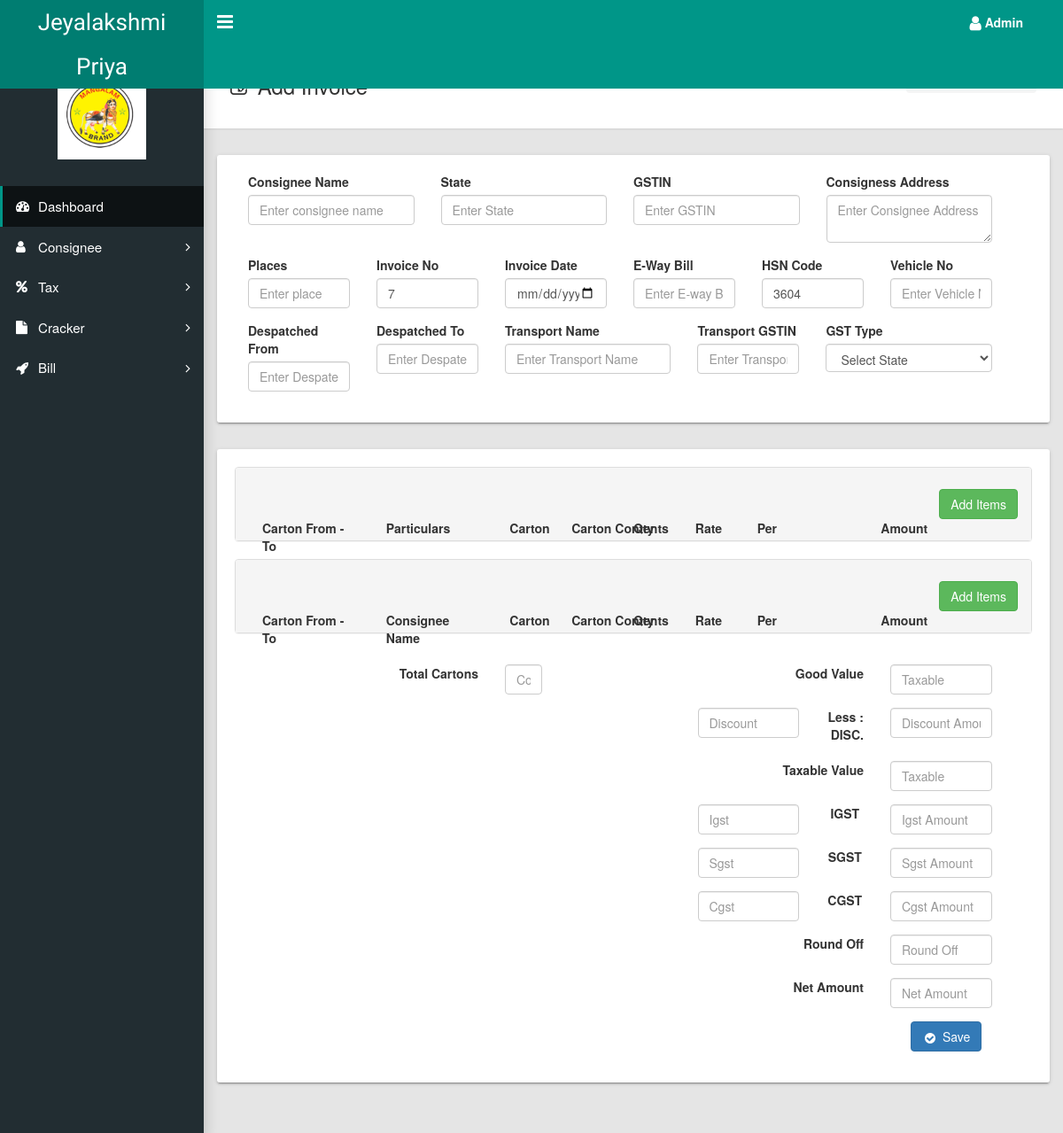
Before: /add-bills.php with the older database file.
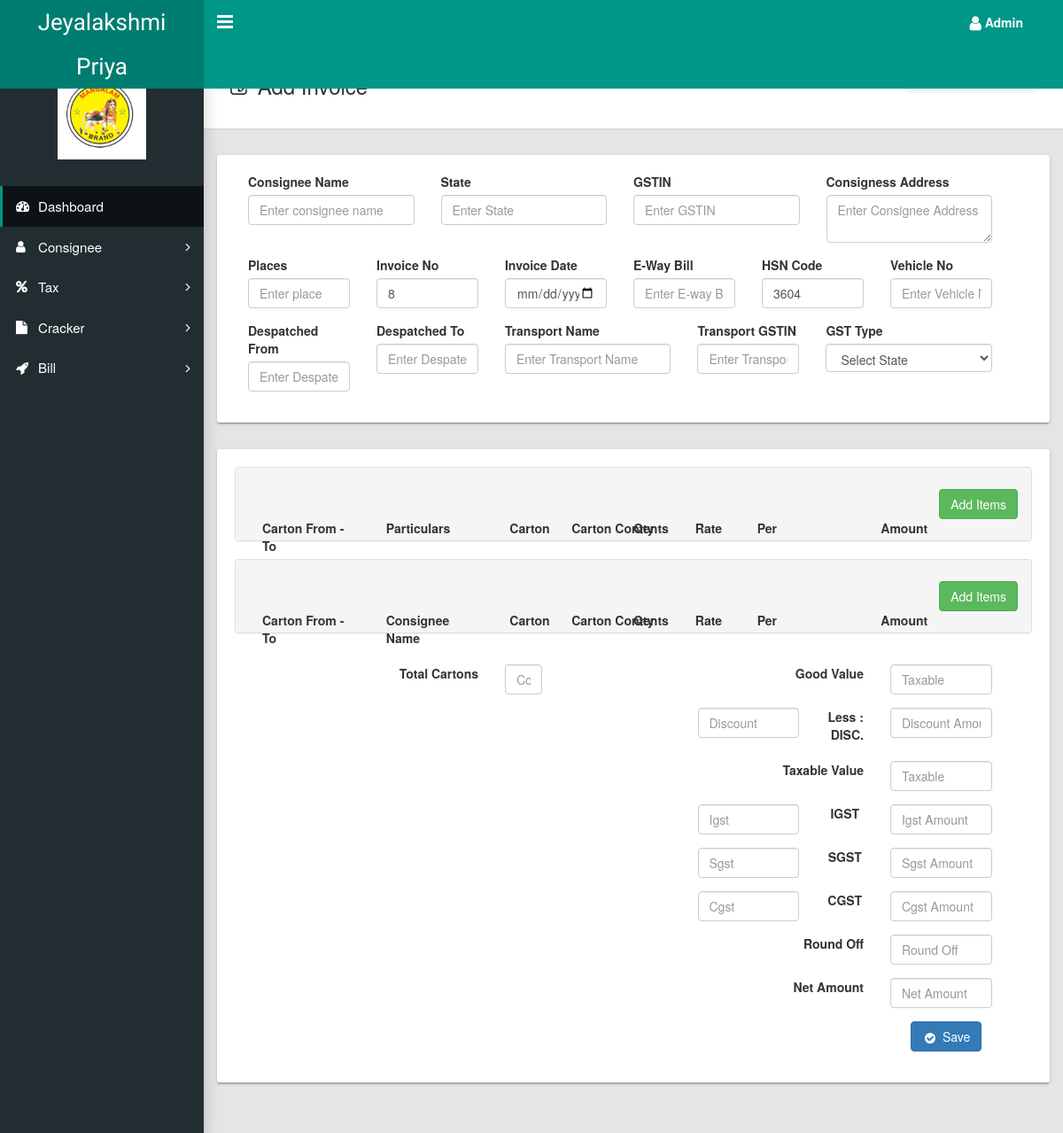
After: the same page with the newer database file.
### tables this page shows
CREATE TABLE `customerbill` (
  `id` int(11) NOT NULL,
  `consignee_name` varchar(500) NOT NULL,
  `state` varchar(250) NOT NULL,
  `state_type` varchar(25) NOT NULL,
  `gstin` varchar(25) NOT NULL,
  `consignee_address` varchar(500) NOT NULL,
  `place` varchar(50) NOT NULL,
  `invoice_no` longtext NOT NULL,
  `invoice_date` varchar(15) NOT NULL,
  `eway_bill` varchar(100) NOT NULL,
  `hsn_code` longtext NOT NULL,
  `vehicle_no` varchar(100) NOT NULL,
  `despatched_from` varchar(15) NOT NULL,
  `despatched_to` varchar(15) NOT NULL,
  `transport_name` varchar(250) NOT NULL,
  `transport_gstin` varchar(50) NOT NULL,
  `carton_from_to` varchar(50) NOT NULL,
  `cracker_name` varchar(250) NOT NULL,
  `carton` int(11) NOT NULL,
  `carton_contents` varchar(250) NOT NULL,
  `contents_type` varchar(250) NOT NULL,
  `qty` int(11) NOT NULL,
  `rate` int(11) NOT NULL,
  `per` varchar(11) NOT NULL,
  `amount` varchar(50) NOT NULL,
  `total_carton` int(11) NOT NULL,
  `good_value` varchar(50) NOT NULL,
  `add_p_f` varchar(50) NOT NULL,
  `discount` varchar(50) NOT NULL,
  `discount_amount` varchar(20) NOT NULL,
  `taxable_value` varchar(50) NOT NULL,
  `igst` int(11) NOT NULL,
  `igst_amount` varchar(50) DEFAULT NULL,
  `cgst` int(11) NOT NULL,
  `cgst_amount` varchar(50) DEFAULT NULL,
  `sgst` int(11) NOT NULL,
  `sgst_amount` varchar(50) DEFAULT NULL,
  `round_off` varchar(50) NOT NULL,
  `net_amount` varchar(50) NOT NULL
);

### add-bills.php (the view, shortened to what the changed rows need)
<?php
include("connection.php");
?>
<!DOCTYPE html>
<html lang="en">
<head>
  <link rel="stylesheet" type="text/css" href="css/main.css">
  <link rel="stylesheet" type="text/css" href="externallink/font-awesome.min.css">
  <link rel="stylesheet" type="text/css" href="externallink/bootstrap.min.css">
</head>
<body class="app sidebar-mini rtl">
  <?php include('sidebar.php') ?>
  <main class="app-content">
    <div class="app-title">
      <div>
        <h1><i class="fa fa-edit"></i> Add Invoice</h1>
      </div>
    </div>
    <form method="POST">
      <div class="row">
        <div class="tile">
          <div class="tile-body">
            <div class="row col-md-12">
              <div class="form-group col-md-2">
                <?php
                $sqlinvoice = "select * from customerbill order by id desc limit 1";
                $exeinvoice = mysqli_query($con, $sqlinvoice);
                $valinvoice = mysqli_fetch_assoc($exeinvoice);
                if ($valinvoice != '') {
                  $inv = $valinvoice['invoice_no'] + 1;
                } else {
                  $inv = 1;
                }
                ?>
                <label class="control-label">Invoice No</label>
                <input class="form-control" value="<?= isset($val_sql[0][7]) ? $val_sql[0][7] : $inv ?>" type="text" name="invoice_no" id="invoice_no" placeholder="Invoice No">
              </div>
            </div>
          </div>
        </div>
      </div>
    </form>
  </main>
</body>
</html>

Changed rows visible on the page:
no longer on this page (row unchanged): customerbill: invoice_no "7"
added customerbill: invoice_no "8"
